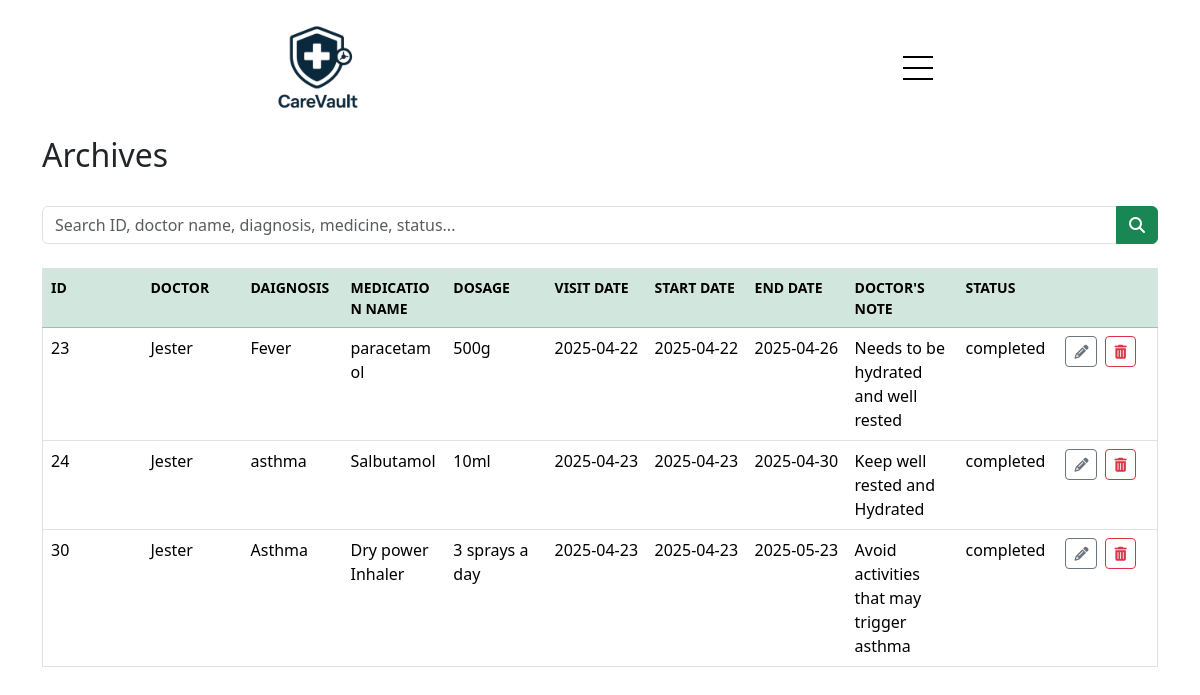
/archive.php (signed in), run on the app's committed database.
### tables this page shows
CREATE TABLE `medical_records` (
  `id` int(11) NOT NULL,
  `user_id` int(11) DEFAULT NULL,
  `visit_date` date DEFAULT NULL,
  `doctor_name` varchar(100) DEFAULT NULL,
  `diagnosis` text DEFAULT NULL,
  `medications` text DEFAULT NULL,
  `notes` text DEFAULT NULL
);

CREATE TABLE `medications` (
  `id` int(11) NOT NULL,
  `user_id` int(11) DEFAULT NULL,
  `medicine_name` varchar(100) DEFAULT NULL,
  `dosage` varchar(50) DEFAULT NULL,
  `start_date` date DEFAULT NULL,
  `end_date` date DEFAULT NULL,
  `status` enum('ongoing','completed') DEFAULT NULL
);

### archive.php (the view, shortened to what this page needs)
<?php
function getAllArchived()
{
    $conn = connection();
    $username = $_SESSION['username'];
    $stmt = $conn->prepare("SELECT id, `user` FROM users WHERE username = ?");
    $stmt->bind_param("s", $username);
    $stmt->execute();
    $result = $stmt->get_result();
    if ($row = $result->fetch_assoc()) {
        $user_role = $row['user'];
    } else {
        die("User not found.");
    }
    $search = isset($_GET['search']) ? "%" . $_GET['search'] . "%" : "%";
    if ($user_role === 'Doctor') {
        $query = "SELECT
                        m.id AS ID,
                        r.doctor_name AS doctor,
                        r.diagnosis AS Diagnosis,
                        m.medicine_name AS medicine,
                        m.dosage AS dosage,
                        r.visit_date AS visit_date,
                        m.start_date AS start_date,
                        m.end_date AS end_date,
                        r.notes AS doctors_note,
                        m.status AS status
                    FROM medical_records r
                    JOIN medications m ON r.medications = m.medicine_name
                    WHERE (r.doctor_name LIKE ?
                       OR r.diagnosis LIKE ?
                       OR m.medicine_name LIKE ?
                       OR m.id LIKE ?
                       OR m.status LIKE ?)
                    ORDER BY r.visit_date";
        $stmt = $conn->prepare($query);
        $stmt->bind_param("sssss", $search, $search, $search, $search, $search);
    }
    $stmt->execute();
    return $stmt->get_result();
}
?>
<!DOCTYPE html>
<html lang="en">
<head>
    <link href="https://cdn.jsdelivr.net/npm/bootstrap@5.3.3/dist/css/bootstrap.min.css" rel="stylesheet">
    <link rel="stylesheet" href="https://cdnjs.cloudflare.com/ajax/libs/font-awesome/6.7.2/css/all.min.css">
    <link rel="stylesheet" href="css/archives.css">
</head>
<body>
    <?php include 'navbar.php' ?>
    <main class="container">
        <div class="row mb-4">
            <div class="col">
                <h2 class="fwlight">Archives</h2>
            </div>
        </div>
        <form method="GET" class="mb-4">
            <div class="input-group">
                <input type="text" name="search" class="form-control"
                    placeholder="Search ID, doctor name, diagnosis, medicine, status..."
                    value="<?= isset($_GET['search']) ? htmlspecialchars($_GET['search']) : '' ?>">
                <button class="btn btn-success" type="submit"><i class="fas fa-search"></i></button>
            </div>
        </form>
        <div class="table-responsive">
            <table class="table table-hover align-middle border">
                <thead class="small table-success">
                    <tr>
                        <th>ID</th>
                        <th>DOCTOR</th>
                        <th>DAIGNOSIS</th>
                        <th>MEDICATION NAME</th>
                        <th>DOSAGE</th>
                        <th>VISIT DATE</th>
                        <th>START DATE</th>
                        <th>END DATE</th>
                        <th>DOCTOR'S NOTE</th>
                        <th>STATUS</th>
                        <th></th>
                    </tr>
                </thead>
                <tbody>
                    <?php
                    $all_rec = getAllArchived();
                    while ($rec = $all_rec->fetch_assoc()) {
                        ?>
                        <tr>
                            <td class="description-cell"><?= $rec['ID'] ?></td>
                            <td class="description-cell"><?= $rec['doctor'] ?></td>
                            <td class="description-cell"><?= $rec['Diagnosis'] ?></td>
                            <td class="description-cell"><?= $rec['medicine'] ?></td>
                            <td class="description-cell"><?= $rec['dosage'] ?></td>
                            <td class="description-cell"><?= $rec['visit_date'] ?></td>
                            <td class="description-cell"><?= $rec['start_date'] ?></td>
                            <td class="description-cell"><?= $rec['end_date'] ?></td>
                            <td class="description-cell"><?= $rec['doctors_note'] ?></td>
                            <td class="description-cell"><?= $rec['status'] ?></td>
                            <td>
                                <div class="d-flex gap-2">
                                    <a href="edit-Archive.php?id=<?= $rec['ID'] ?>"
                                        class="btn btn-outline-secondary btn-sm">
                                        <i class="fas fa-pencil-alt"></i>
                                    </a>
                                    <form method="POST" style="margin: 0;">
                                        <button type="submit" class="btn btn-outline-danger btn-sm"
                                            onclick="return confirm('Are you sure you want to delete this record?');">
                                            <i class="fas fa-trash-alt"></i>
                                        </button>
                                    </form>
                                </div>
                            </td>
                        </tr>
                    <?php } ?>
                </tbody>
            </table>
        </div>
    </main>
</body>
</html>

### navbar.php (shortened to what this page needs)
<head>
    <link rel="stylesheet" href="css/navbar.css">
</head>
<nav id="humburger-nav">
    <div class="logo-container">
        <a href="index.php"><img src="images/logo.png" alt="" class="logo-pic"></a>
    </div>
    <div class="humburger-menu">
        <div class="humburger-icon" onclick="toggleMenu()">
            <span></span>
            <span></span>
            <span></span>
        </div>
    </div>
</nav>

### css/archives.css (style rules this page uses)
.table th, .table td { white-space: normal !important; word-wrap: break-word; word-break: break-word; vertical-align: top; min-width: 100px; }

### css/navbar.css (style rules this page uses)
nav, .nav-links { display: flex; }
nav { justify-content: space-around; align-items: center; height: 17vh; }
a { color: black; text-decoration: none; text-decoration-color: white; }
.logo-pic { width: 100px; }
#humburger-nav { display: none; }
.humburger-menu { position: relative; display: inline-block; }
.humburger-icon { display: flex; flex-direction: column; justify-content: space-between; height: 24px; width: 30px; cursor: pointer; }
.humburger-icon span { width: 100%; height: 2px; background-color: black; transition: all 0.3 ease-in-out; }
.humburger-icon span:first-child { transform: none; }
.humburger-icon span:first-child { opacity: 1; }
@media screen and (max-width: 1200px) { #humburger-nav { display: flex; } }

### archive.php (style rules this page uses)
.description-cell { max-width: 300px; white-space: normal; word-wrap: break-word; overflow-wrap: break-word; }

### data on the page
medical_records: medications.id "23", doctor_name "Jester", diagnosis "Fever", medications.medicine_name "paracetamol", medications.dosage "500g", visit_date "2025-04-22", medications.start_date "2025-04-22", medications.end_date "2025-04-26", notes "Needs to be hydrated and well rested", medications.status "completed"
medical_records: medications.id "24", doctor_name "Jester", diagnosis "asthma", medications.medicine_name "Salbutamol", medications.dosage "10ml", visit_date "2025-04-23", medications.start_date "2025-04-23", medications.end_date "2025-04-30", notes "Keep well rested and Hydrated", medications.status "completed"
medical_records: medications.id "30", doctor_name "Jester", diagnosis "Asthma", medications.medicine_name "Dry power Inhaler", medications.dosage "3 sprays a day", visit_date "2025-04-23", medications.start_date "2025-04-23", medications.end_date "2025-05-23", notes "Avoid activities that may trigger asthma", medications.status "completed"
